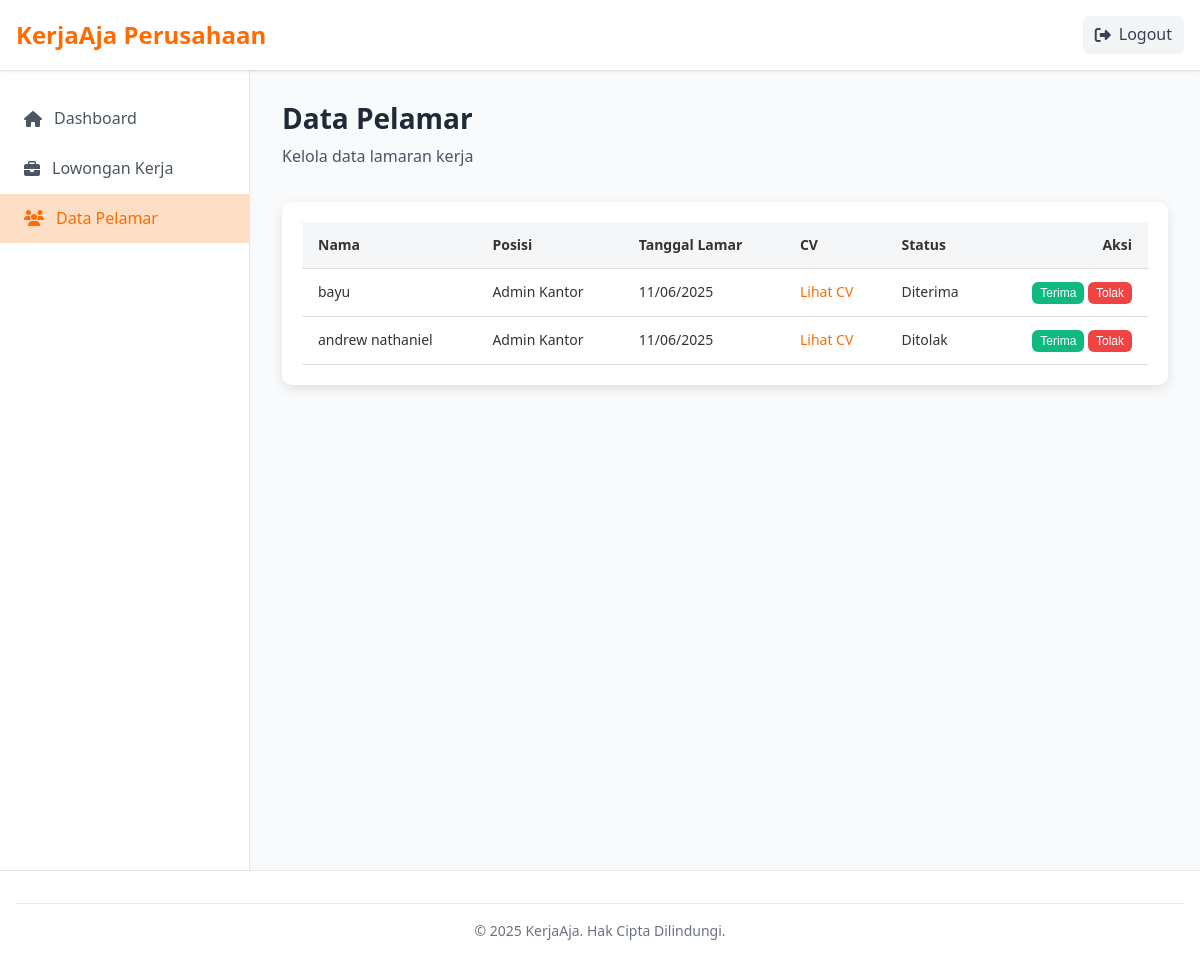
Screenshot of /perusahaan/perusahaan-pelamar.php (signed in) with the database file from the repository.
### tables this page shows
CREATE TABLE `lamaran` (
  `id` int(11) NOT NULL,
  `lowongan_id` int(11) NOT NULL,
  `user_id` int(11) NOT NULL,
  `path_cv` varchar(255) NOT NULL,
  `surat_lamaran` text DEFAULT NULL,
  `tanggal_lamar` timestamp NOT NULL DEFAULT current_timestamp(),
  `status` varchar(50) DEFAULT 'Menunggu review'
);

CREATE TABLE `users` (
  `user_id` int(11) NOT NULL,
  `name` varchar(100) NOT NULL,
  `email` varchar(100) NOT NULL,
  `password` varchar(255) NOT NULL,
  `role` enum('admin','perusahaan','user') NOT NULL,
  `created_at` timestamp NOT NULL DEFAULT current_timestamp()
);

CREATE TABLE `lowongan` (
  `lowongan_id` int(11) NOT NULL,
  `judul` varchar(150) NOT NULL,
  `perusahaan` varchar(100) DEFAULT NULL,
  `lokasi` varchar(100) DEFAULT NULL,
  `deskripsi` text DEFAULT NULL,
  `kualifikasi` text DEFAULT NULL,
  `batas_lamaran` date DEFAULT NULL,
  `created_by` int(11) DEFAULT NULL,
  `minimal_pendidikan` enum('SMA/SMK','Diploma','Sarjana','Magister','Doktor') DEFAULT 'SMA/SMK'
);

### perusahaan/perusahaan-pelamar.php (the view, shortened to what this page needs)
<?php
include '../auth/koneksi.php';
$user_id = $_SESSION['user_id'];
$dataPelamar = [];
$queryPelamar = "SELECT l.*, u.name AS nama_user, u.email, lwn.judul AS nama_lowongan
                 FROM lamaran l
                 JOIN users u ON l.user_id = u.user_id
                 JOIN lowongan lwn ON l.lowongan_id = lwn.lowongan_id
                 WHERE lwn.created_by = $user_id
                 ORDER BY l.tanggal_lamar DESC";
$resultPelamar = mysqli_query($conn, $queryPelamar);
if ($resultPelamar && mysqli_num_rows($resultPelamar) > 0) {
    while ($row = mysqli_fetch_assoc($resultPelamar)) {
        $dataPelamar[] = $row;
    }
}
?>
<!DOCTYPE html>
<html lang="id">
<head>
    <link rel="stylesheet" href="../css/style.css" />
    <link rel="stylesheet" href="../css/notifications.css" />
    <link rel="stylesheet" href="../css/admin-notifications.css" />
    <link rel="stylesheet" href="https://cdnjs.cloudflare.com/ajax/libs/font-awesome/6.4.0/css/all.min.css" />
</head>
<body>
    <header class="header">
        <div class="container">
            <div class="logo">
                <a href="perusahaan-dashboard.php">KerjaAja Perusahaan</a>
            </div>
            <nav class="nav">
                <ul>
                    <li>
                        <a href="../index.php" id="logoutBtn" class="btn-logout">
                            <i class="fas fa-sign-out-alt"></i> Logout
                        </a>
                    </li>
                </ul>
            </nav>
        </div>
    </header>
    <div class="dashboard-container">
        <aside class="sidebar">
            <nav class="sidebar-nav">
                <ul>
                    <li><a href="perusahaan-dashboard.php"><i class="fas fa-home"></i> Dashboard</a></li>
                    <li><a href="perusahaan-lowongan.php"><i class="fas fa-briefcase"></i> Lowongan Kerja</a></li>
                    <li><a href="perusahaan-pelamar.php" class="active"><i class="fas fa-users"></i> Data Pelamar</a></li>
                </ul>
            </nav>
        </aside>
        <main class="main-content">
            <div class="page-header">
                <h1>Data Pelamar</h1>
                <p>Kelola data lamaran kerja</p>
            </div>
            <div class="data-table-container">
                <table class="data-table" id="jobApplicantTable">
                    <thead>
                        <tr>
                            <th>Nama</th>
                            <th>Posisi</th>
                            <th>Tanggal Lamar</th>
                            <th>CV</th>
                            <th>Status</th>
                            <th class="text-right">Aksi</th>
                        </tr>
                    </thead>
                    <tbody>
                        <?php if (count($dataPelamar) > 0): ?>
                            <?php foreach ($dataPelamar as $pelamar): ?>
                                <tr>
                                    <td><?= htmlspecialchars($pelamar['nama_user']) ?></td>
                                    <td><?= htmlspecialchars($pelamar['nama_lowongan']) ?></td>
                                    <td><?= date("d/m/Y", strtotime($pelamar['tanggal_lamar'])) ?></td>
                                    <td>
                                        <?php if (!empty($pelamar['path_cv'])): ?>
                                            <a href="<?= htmlspecialchars($pelamar['path_cv']) ?>" target="_blank">Lihat CV</a>
                                        <?php else: ?>
                                            Tidak ada
                                        <?php endif; ?>
                                    </td>
                                    <td><?= htmlspecialchars($pelamar['status']) ?></td>
                                    <td class="text-right">
                                        <form action="update_status_lamaran.php" method="post" style="display:inline;">
                                            <button type="submit" class="btn btn-success btn-sm">Terima</button>
                                        </form>
                                        <form action="update_status_lamaran.php" method="post" style="display:inline;">
                                            <button type="submit" class="btn btn-danger btn-sm">Tolak</button>
                                        </form>
                                    </td>
                                </tr>
                            <?php endforeach; ?>
                        <?php else: ?>
                            <tr>
                                <td colspan="6" style="text-align:center;">Belum ada data pelamar.</td>
                            </tr>
                        <?php endif; ?>
                    </tbody>
                </table>
            </div>
        </main>
    </div>
    <footer class="footer">
        <div class="container">
            <div class="footer-bottom">
                <p>&copy; 2025 KerjaAja. Hak Cipta Dilindungi.</p>
            </div>
        </div>
    </footer>
</body>
</html>

### css/style.css (style rules this page uses)
:root { --primary-color: #ff6b00; --primary-dark: #ae4900; --primary-light: #ffdec6; --secondary-color: #6b7280; --success-color: #10b981; --danger-color: #ef4444; --warning-color: #f59e0b; --info-color: #3b82f6; --dark-color: #1f2937; --light-color: #f9fafb; --gray-100: #f3f4f6; --gray-200: #e5e7eb; --gray-300: #d1d5db; --gray-400: #9ca3af; --gray-500: #6b7280; --gray-600: #4b5563; --gray-700: #374151; --gray-800: #1f2937; --gray-900: #111827; --border-radius: 0.375rem; --box-shadow: 0 1px 3px 0 rgba(0, 0, 0, 0.1), 0 1px 2px 0 rgba(0, 0, 0, 0.06); --transition: all 0.3s ease; }
* { margin: 0; padding: 0; box-sizing: border-box; }
body { font-family: "Segoe UI", Tahoma, Geneva, Verdana, sans-serif; line-height: 1.6; color: var(--gray-800); background: linear-gradient(135deg, var(--primary-light) 0%, #fff 100%); }
a { text-decoration: none; color: var(--primary-color); }
ul { list-style: none; }
.container { width: 100%; max-width: 1200px; margin: 0 auto; padding: 0 1rem; }
.text-right { text-align: right; }
h1, h2, h3, h4, h5, h6 { font-weight: 600; line-height: 1.2; margin-bottom: 0.5rem; }
h1 { font-size: 2rem; }
p { margin-bottom: 1rem; }
.btn { display: inline-block; padding: 0.5rem 1rem; border-radius: var(--border-radius); font-weight: 500; text-align: center; cursor: pointer; transition: var(--transition); border: none; font-size: 0.875rem; }
.btn-danger { background-color: var(--danger-color); color: white; }
.btn-success { background-color: var(--success-color); color: white; }
.btn-sm { padding: 0.25rem 0.5rem; font-size: 0.75rem; }
.header { background-color: white; box-shadow: var(--box-shadow); padding: 1rem 0; position: sticky; top: 0; z-index: 100; }
.header .container { display: flex; justify-content: space-between; align-items: center; }
.logo a { font-size: 1.5rem; font-weight: 700; color: var(--primary-color); }
.nav ul { display: flex; gap: 1.5rem; }
.nav a { color: var(--gray-600); font-weight: 500; transition: var(--transition); }
.btn-logout { display: flex; align-items: center; gap: 0.5rem; padding: 0.375rem 0.75rem; background-color: var(--gray-100); border-radius: var(--border-radius); color: var(--gray-700) !important; }
.footer { background-color: white; padding: 2rem 0 1rem; border-top: 1px solid var(--gray-200); }
.footer-bottom { text-align: center; padding-top: 1rem; border-top: 1px solid var(--gray-200); color: var(--gray-500); font-size: 0.875rem; }
.dashboard-container { display: flex; min-height: calc(100vh - 140px); }
.sidebar { width: 250px; background-color: white; border-right: 1px solid var(--gray-200); padding: 1.5rem 0; }
.sidebar-nav { display: flex; flex-direction: column; gap: 0.5rem; }
.sidebar-nav a { display: flex; align-items: center; gap: 0.75rem; padding: 0.75rem 1.5rem; color: var(--gray-600); font-weight: 500; transition: var(--transition); }
.sidebar-nav a.active { background-color: var(--primary-light); color: var(--primary-color); }
.main-content { flex: 1; padding: 2rem; overflow-y: auto; }
.page-header { margin-bottom: 2rem; }
.page-header h1 { font-size: 1.75rem; margin-bottom: 0.5rem; }
.page-header p { color: var(--gray-600); }
.data-table-container { width: 100%; overflow-x: auto; background: #fff; border-radius: 10px; padding: 20px; box-shadow: 0 4px 12px rgba(0, 0, 0, 0.1); margin-top: 20px; }
.data-table { width: 100%; border-collapse: collapse; font-family: "Segoe UI", Tahoma, Geneva, Verdana, sans-serif; font-size: 14px; color: #333; }
.data-table thead { background-color: #f4f6f8; }
.data-table th, .data-table td { padding: 12px 16px; text-align: left; border-bottom: 1px solid #e0e0e0; }
.data-table th.text-right, .data-table td.text-right { text-align: right; }
.data-table td:last-child { white-space: nowrap; }
.main-content { min-height: 100vh; background: #f8fafc; }

### rows the page displays
lamaran: user.name "bayu", lowongan.judul "Admin Kantor", tanggal_lamar "11/06/2025", status "Diterima"
lamaran: user.name "andrew nathaniel", lowongan.judul "Admin Kantor", tanggal_lamar "11/06/2025", status "Ditolak"
